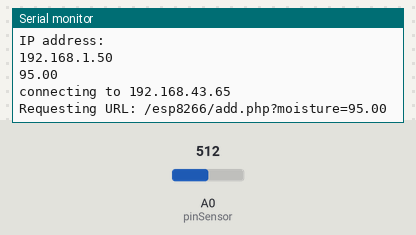
A sketch run on a simulated ESP8266 (NodeMCU). Shown: the last lines printed to the serial monitor. Inputs (shaded band) come from the test bench; at power-on: A0 (pinSensor) = 512. WiFi joins after 1.5 s; servers stay silent unless stated; uploads are accepted with an empty reply.

Above: at 2.7 s.
2.8 s: A0 (pinSensor) set to 716
At 3.8 s:
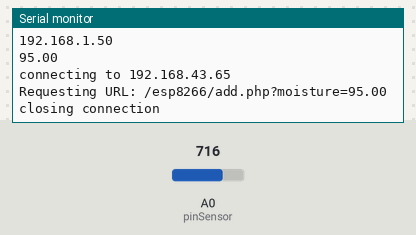
9.8 s: A0 (pinSensor) set to 900
At 14.2 s:
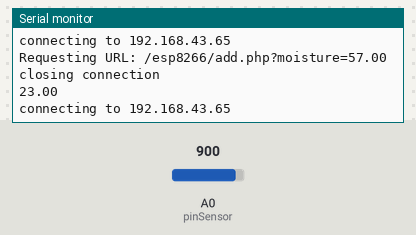
Timing chart, 0 to 15.7 s (numbered marks = the images above; inputs shaded):
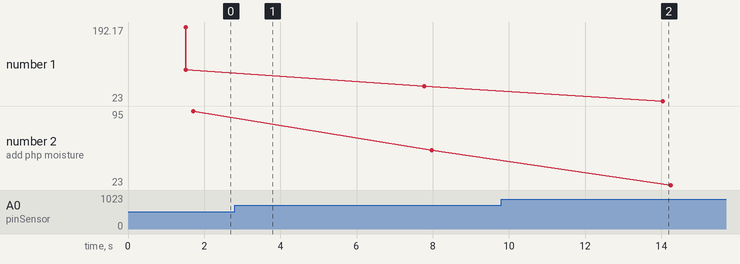

Measured:
- after the input at 9.8 s, the serial monitor: prints a new line after 4.2 s (image 2)
- plotted number 1: 95 → 57 after the input at 2.8 s, 57 → 23 after the input at 9.8 s
- plotted number 2: 95 → 57 after the input at 2.8 s, 57 → 23 after the input at 9.8 s

The sketch:

Analog_soil.ino
```cpp
#include <ESP8266WiFi.h> //Fungsi penggunaan nodemcu ESP8266

const char* ssid     = "Infinix"; //Nama wifi
const char* password = "12306878"; //Password
const char* host = "192.168.43.65"; //IP PC

#define pinSensor A0 //Pin input Analog
int sensorValue = 0; //Nilai sensor analog

float moisture = 0; //Nilai kelembapan dalam persentase

void setup() {
  Serial.begin(115200); //Set baud rate menjadi 115200
  delay(10); //Untuk mendelay selama 10 ms

  Serial.println(); //Menampilkan pada serial monitor
  Serial.println();
  Serial.print("Connecting to ");
  Serial.println(ssid);//menampilkan nama ssid(Wifi) pada serial monitor

  WiFi.begin(ssid, password); //Connecting pada wifi

  while (WiFi.status() != WL_CONNECTED) { //Memberi tanda '.' saat masih proses connecting wifi
    delay(500);//untuk mendelay selama 500 ms
    Serial.print(".");
  }

  Serial.println("");
  Serial.println("WiFi connected");
  Serial.println("IP address: ");
  Serial.println(WiFi.localIP());//Menampilkan IP PC
}

void loop() {
  sensorValue = analogRead(pinSensor);//Membaca nilai analog sensor
  sensorValue = constrain(sensorValue, 485, 1023);//Membuat supaya nilai sensorValue menjadi diantara nilai 485-1023
  moisture= map(sensorValue, 485, 1023, 100, 0);//membuat perbandingan antara 485-1023 menjadi 0-100%
  Serial.println(moisture);//Menampilkan Nilai kelembapan dalam persentase
  Serial.print("connecting to ");
  Serial.println(host);//Menampilkan IP PC

  WiFiClient client;//Membuat Klien untuk bisa connect ke IP dan port yang diinisialisasi pada "klien".connect
  const int httpPort = 80;//Port yang digunakan pada "klien".connect
  if (!client.connect(host, httpPort)) {//Jika gagal connect pada host dan httpport maka akan menampilkan "conncection failed"
    Serial.println("connection failed");
    return;
  }

  // We now create a URI for the request
  String url = "/esp8266/add.php?"; //Tempat coding add.php
  url += "moisture=";//Nama kolom pada tabel yang ingin diisi
  url += moisture;//Menambahkan nilai moisture pada tabel

  Serial.print("Requesting URL: ");
  Serial.println(url);//Menampilkan url

  // This will send the request to the server
  client.print(String("GET ") + url + " HTTP/1.1\r\n" +
               "Host: " + host + "\r\n" +
               "Connection: close\r\n\r\n"); //mengirim data sesuai pada url

  unsigned long timeout = millis();//untuk menjalankan waktu internal setiap milli seconds pada Arduino secara independent
  while (client.available() == 0) {//client timeout apabila nilai millis-timeout kebih besar dari 5000
    if (millis() - timeout > 5000) {
      Serial.println(">>> Client Timeout !");
      client.stop();
      return;
    }
  }

  // Read all the lines of the reply from server and print them to Serial
  while (client.available()) {
    String line = client.readStringUntil('\r');//line adalah reply

    if (line.indexOf("sukses gaes") != -1) {
      Serial.println();
      Serial.println("Yes, data masuk");
    }//apabila baris reply dari server index "sukses gaes"tidak sama dengan -1 maka menampilkan"Yes, data masuk"
      else if (line.indexOf("gagal gaes") != -1) {
      Serial.println();
      Serial.println("Maaf, data gagal masuk");
    }
    }//apabila baris reply dari server index "gagal gaes"tidak sama dengan -1 maka menampilkan"maaf, data gagal masuk"


  Serial.println();
  Serial.println("closing connection");
  delay(5000);//untuk mendelay selama 5 s
}
```
